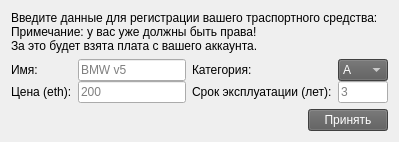
            <widget class="QWidget" name="tab">
             <attribute name="title">
              <string>Транспортное Средство</string>
             </attribute>
             <layout class="QVBoxLayout" name="verticalLayout_4">
              <item>
               <widget class="QLabel" name="label_8">
                <property name="text">
                 <string>Введите данные для регистрации вашего траспортного средства:
Примечание: у вас уже должны быть права!
За это будет взята плата с вашего аккаунта.</string>
                </property>
               </widget>
              </item>
              <item>
               <layout class="QGridLayout" name="gridLayout_5">
                <property name="horizontalSpacing">
                 <number>6</number>
                </property>
                <property name="verticalSpacing">
                 <number>0</number>
                </property>
                <item row="0" column="1">
                 <widget class="QLineEdit" name="name_ts">
                  <property name="maxLength">
                   <number>265</number>
                  </property>
                  <property name="placeholderText">
                   <string>BMW v5</string>
                  </property>
                 </widget>
                </item>
                <item row="1" column="1">
                 <widget class="QLineEdit" name="cost_ts">
                  <property name="maxLength">
                   <number>30</number>
                  </property>
                  <property name="placeholderText">
                   <string>200</string>
                  </property>
                 </widget>
                </item>
                <item row="0" column="2">
                 <widget class="QLabel" name="label_13">
                  <property name="text">
                   <string>Категория:</string>
                  </property>
                 </widget>
                </item>
                <item row="1" column="2">
                 <widget class="QLabel" name="label_14">
                  <property name="text">
                   <string>Срок эксплуатации (лет):</string>
                  </property>
                 </widget>
                </item>
                <item row="0" column="0">
                 <widget class="QLabel" name="label_9">
                  <property name="text">
                   <string>Имя:</string>
                  </property>
                 </widget>
                </item>
                <item row="1" column="0">
                 <widget class="QLabel" name="label_12">
                  <property name="text">
                   <string>Цена (eth):</string>
                  </property>
                 </widget>
                </item>
                <item row="1" column="3">
                 <widget class="QLineEdit" name="time_ts">
                  <property name="sizePolicy">
                   <sizepolicy hsizetype="Fixed" vsizetype="Fixed">
                    <horstretch>0</horstretch>
                    <verstretch>0</verstretch>
                   </sizepolicy>
                  </property>
                  <property name="maximumSize">
                   <size>
                    <width>50</width>
                    <height>16777215</height>
                   </size>
                  </property>
                  <property name="maxLength">
                   <number>2</number>
                  </property>
                  <property name="placeholderText">
                   <string>3</string>
                  </property>
                 </widget>
                </item>
                <item row="0" column="3">
                 <widget class="QComboBox" name="cat_ts">
                  <property name="sizePolicy">
                   <sizepolicy hsizetype="Fixed" vsizetype="Fixed">
                    <horstretch>0</horstretch>
                    <verstretch>0</verstretch>
                   </sizepolicy>
                  </property>
                  <property name="maximumSize">
                   <size>
                    <width>50</width>
                    <height>16777215</height>
                   </size>
                  </property>
                  <property name="styleSheet">
                   <string notr="true">background-color: rgb(90, 90, 90);
color: rgb(255, 255, 255);</string>
                  </property>
                  <item>
                   <property name="text">
                    <string>A</string>
                   </property>
                  </item>
                  <item>
                   <property name="text">
                    <string>B</string>
                   </property>
                  </item>
                  <item>
                   <property name="text">
                    <string>C</string>
                   </property>
                  </item>
                 </widget>
                </item>
               </layout>
              </item>
              <item>
               <layout class="QHBoxLayout" name="horizontalLayout_3">
                <item>
                 <spacer name="horizontalSpacer_2">
                  <property name="orientation">
                   <enum>Qt::Horizontal</enum>
                  </property>
                  <property name="sizeHint" stdset="0">
                   <size>
                    <width>0</width>
                    <height>0</height>
                   </size>
                  </property>
                 </spacer>
                </item>
                <item>
                 <widget class="QPushButton" name="accept_ts">
                  <property name="styleSheet">
                   <string notr="true">background-color: rgb(90, 90, 90);
color: rgb(255, 255, 255);</string>
                  </property>
                  <property name="text">
                   <string>Принять</string>
                  </property>
                 </widget>
                </item>
               </layout>
              </item>
              <item>
               <spacer name="verticalSpacer_2">
                <property name="orientation">
                 <enum>Qt::Vertical</enum>
                </property>
                <property name="sizeHint" stdset="0">
                 <size>
                  <width>0</width>
                  <height>0</height>
                 </size>
                </property>
               </spacer>
              </item>
             </layout>
            </widget>
